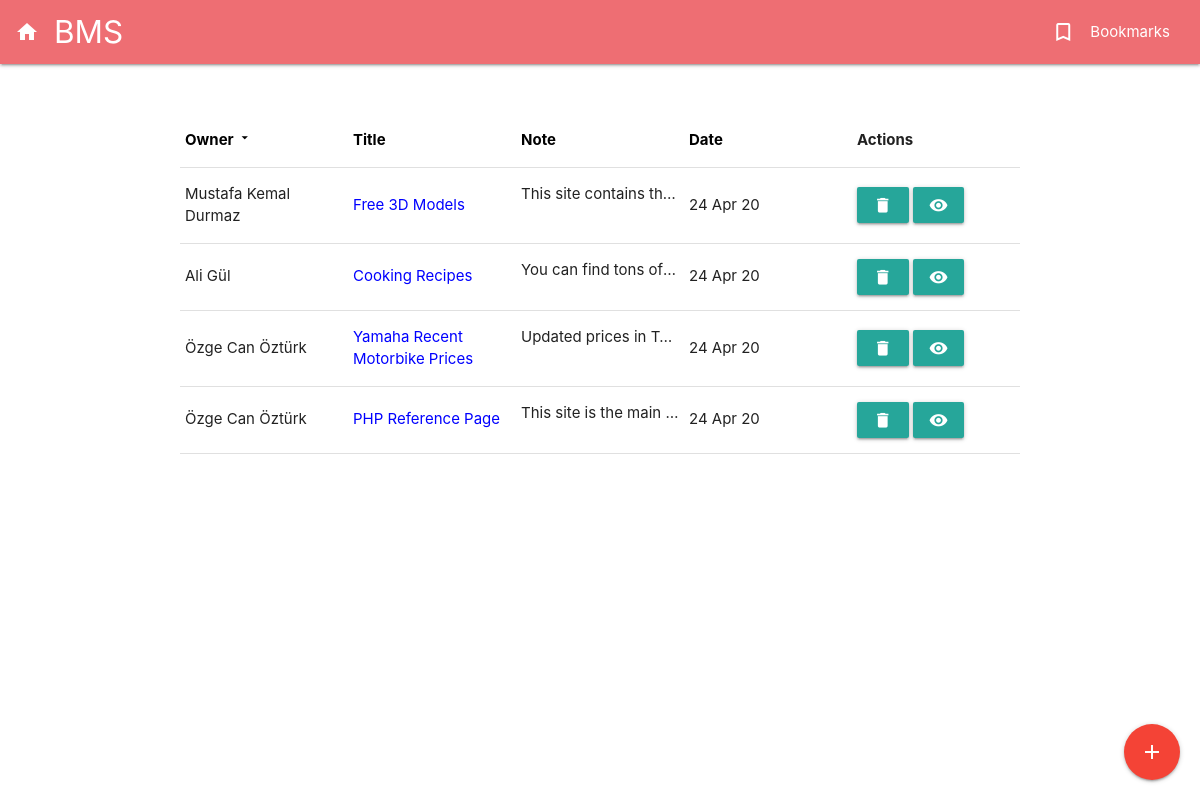
/bookmark.php?sort=owner, run on the app's committed database.
### tables this page shows
CREATE TABLE IF NOT EXISTS `bookmark` (
  `id` int(11) NOT NULL AUTO_INCREMENT,
  `title` varchar(256) NOT NULL,
  `url` varchar(512) NOT NULL,
  `note` text NOT NULL,
  `owner` int(11) NOT NULL,
  `created` timestamp NOT NULL DEFAULT CURRENT_TIMESTAMP,
  PRIMARY KEY (`id`),
  KEY `owner` (`owner`)
);

CREATE TABLE IF NOT EXISTS `user` (
  `id` int(11) NOT NULL AUTO_INCREMENT,
  `name` varchar(256) NOT NULL,
  `email` varchar(256) NOT NULL,
  `password` varchar(100) NOT NULL,
  `bday` date NOT NULL,
  `profile` varchar(100) NOT NULL,
  PRIMARY KEY (`id`),
  UNIQUE KEY `email` (`email`)
);

### bookmark.php (the view, shortened to what this page needs)
<?php
	require "./db.php" ;
	$sortM = $_GET["sort"];
	if ($sortM == "owner")
		$sql = "select * from bookmark order by bookmark.owner";
	$sqlU = "select * from user order by id";
	try {
		$stmt = $db->query($sql) ;
		$bookmarks = $stmt->fetchAll(PDO::FETCH_ASSOC) ;
		$stmtU = $db->query($sqlU);
		$users = $stmtU->fetchAll(PDO::FETCH_ASSOC) ;
	}catch(PDOException $ex) {
		echo $ex->getMessage() ;
		die("<p>There is Something Wrong!!</p>") ;
	}
?>
<!DOCTYPE html>
<html>
	<head>
		<link rel="stylesheet" href="https://cdnjs.cloudflare.com/ajax/libs/materialize/1.0.0/css/materialize.min.css">
</head>
<body>
	<nav>
		<div class="nav-wrapper">
			<a href="index.php" class="brand-logo"><i class="large material-icons">home</i>BMS</a>
			<ul id="nav-mobile" class="right hide-on-med-and-down">
				<li><a href="bookmark.php"><i class="material-icons left">bookmark_border</i>Bookmarks</a></li>
			</ul>
		</div>
	</nav>
	<div class="container">
		<table class="highlight">
			<tr>
				<th><a href="bookmark.php?sort=owner">Owner <?= $_GET["sort"] == "owner" ?  "<i class='tiny material-icons'>arrow_drop_down</i>" : ""?></a></th>
				<th><a href="bookmark.php?sort=title">Title <?= $_GET["sort"] == "title" ? "<i class='tiny material-icons'>arrow_drop_down</i>" : ""?></a></th>
				<th><a href="bookmark.php?sort=note">Note <?= $_GET["sort"] == "note" ? "<i class='tiny material-icons'>arrow_drop_down</i>" : ""?></a></th>
				<th><a href="bookmark.php?sort=created">Date <?= $crt != "yes" ? "" : "<i class='tiny material-icons'>arrow_drop_down</i>"?><?= $_GET["sort"] != "created" ? "" : "<i class='tiny material-icons'>arrow_drop_down</i>"?></a></th>
				<th>Actions</th>
			</tr>
			<?php foreach( $bookmarks as $bookmark) : ?>
				<tr>
				<?php foreach ($users as $user) {if($user["id"] == $bookmark["owner"]){$name = $user["name"];}}?>
				<td><?= $name ?></td>
				<td style="color: blue"><?= $bookmark["title"] ?></td>
				<td class="truncate"><?= $bookmark["note"] ?></td>
				<?php $date = new DateTime($bookmark["created"]) ?>
				<td><?= date_format($date, 'd M y')?></td>
				<td><a class="waves-effect waves-light btn" href="delete.php?id=<?= $bookmark["id"] ?>"><i class="material-icons">delete</i></a>
					<a class="waves-effect waves-light btn modal-trigger" data-target="modalView-<?= $bookmark["id"] ?>"><i class="material-icons">remove_red_eye</i></a>
				</td>
				</tr>
			<?php endforeach ; ?>
		</table>
    </div>
	<a class="btn-floating btn-large waves-effect waves-light red add modal-trigger" data-target="modalAdd"><i class="material-icons">add</i></a>
</body>
</html>

### bookmark.php (style rules this page uses)
.nav-wrapper { margin-left: 15px; margin-right: 15px; }
.container { margin-top: 50px; }
.highlight { table-layout: fixed; }
.add { position: fixed; right: 20px; bottom: 20px; }
a { color: black; }

### data on the page
bookmark: owner.name "Mustafa Kemal Durmaz", title "Free 3D Models", note "This site contains th…", created "24 Apr 20"
bookmark: owner.name "Ali Gül", title "Cooking Recipes", note "You can find tons of…", created "24 Apr 20"
bookmark: owner.name "Özge Can Öztürk", title "Yamaha Recent Motorbike Prices", note "Updated prices in T…", created "24 Apr 20"
bookmark: owner.name "Özge Can Öztürk", title "PHP Reference Page", note "This site is the main…", created "24 Apr 20"
